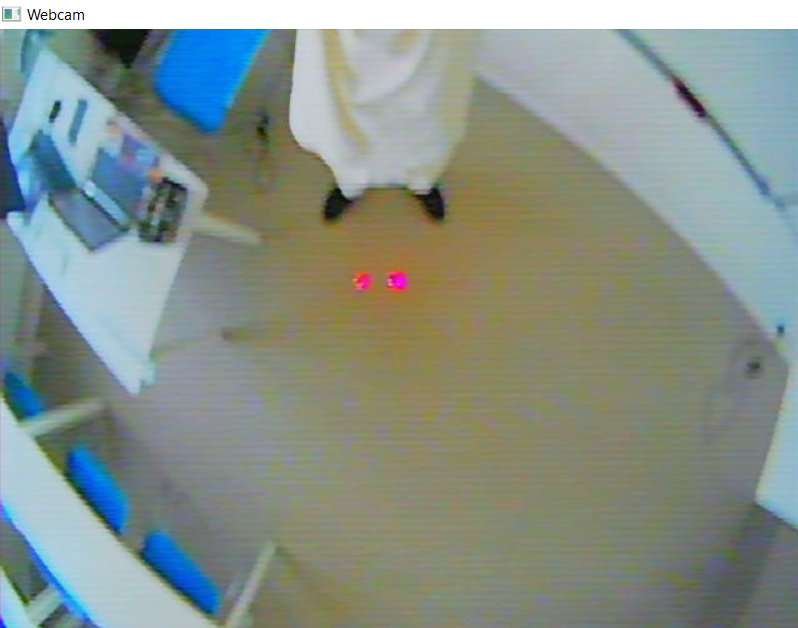
#> input picture Python_test_version/Test_picture/laser_3.PNG, 798 x 628 px, found by its file name
$ python pointlaser_detection.py
#> lines starting #> are read from the running program, lines starting #| are printed output that depends on the picture; after the words box and inside, x2 and y2 are one past the last pixel; in counts of white or black regions, pixels touching at a corner belong together; long printed decimals are rounded
import cv2
import numpy as np

# Load the image
image = cv2.imread("Test_picture/laser_3.png")
#> image is the input picture: shape (628, 798, 3); mean B, G, R 138.2, 145.7, 134.8
if image is None:
    print("Error: Image not found.")
    exit()

# Apply Gaussian blur to the image
image = cv2.GaussianBlur(image, (25, 25), 0)
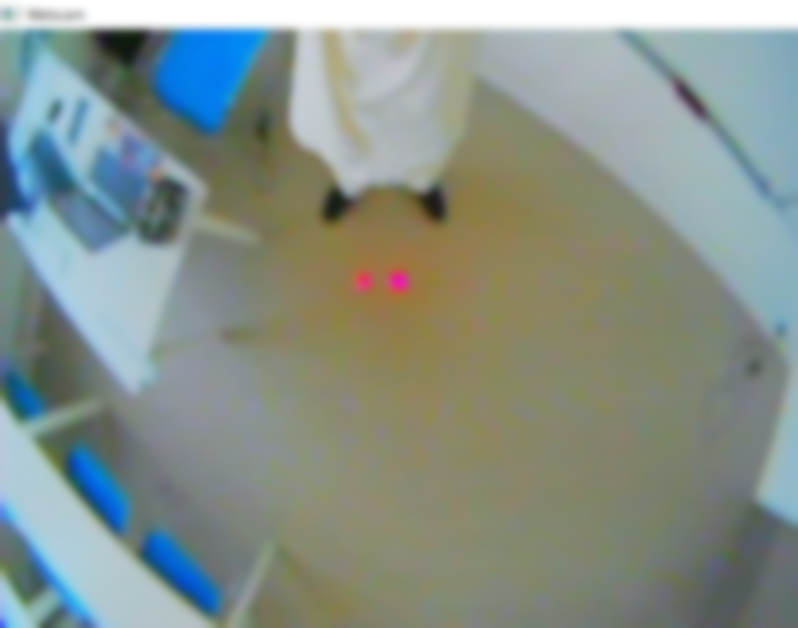
#> image: shape (628, 798, 3); mean B, G, R 138.2, 145.7, 134.8
#cv2.imshow("Blurred", blurred)

# Convert the image to the HSV color space
hsv = cv2.cvtColor(image, cv2.COLOR_BGR2HSV)
#> hsv: shape (628, 798, 3); mean H, S, V 61.5, 54.6, 154

# Définition des bornes de couleur pour le rouge -> Laser rouge
lower_red = np.array([0, 50, 50])
upper_red = np.array([10, 255, 255])
lower_red2 = np.array([170, 50, 50])
upper_red2 = np.array([180, 255, 255])

# Masquage de l'image pour ne garder que les pixels rouges
mask = cv2.inRange(hsv, lower_red, upper_red)
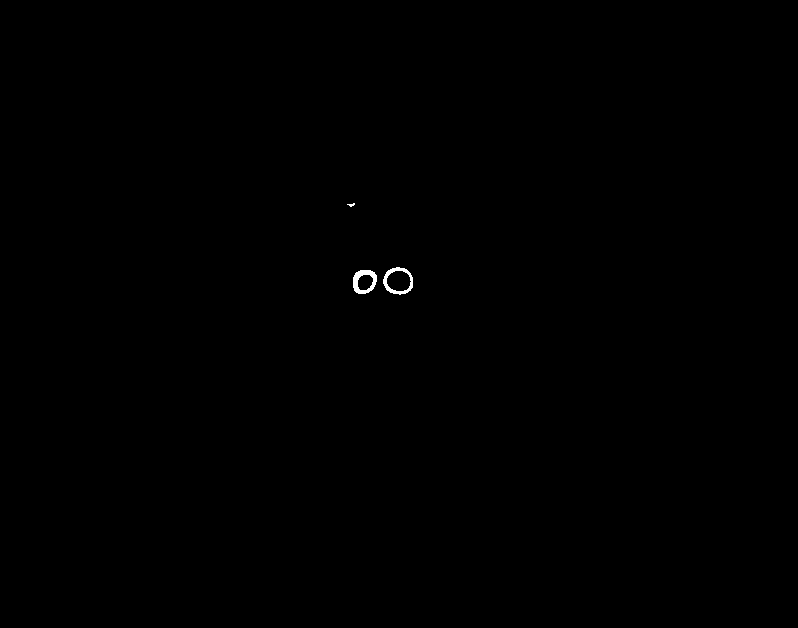
#> mask: shape (628, 798); 0.12% white; 3 white regions (1 under 20 px), largest, box (x1, y1, x2, y2) and area: (353, 270, 377, 294) 298, (383, 267, 413, 295) 278
mask2 = cv2.inRange(hsv, lower_red2, upper_red2)
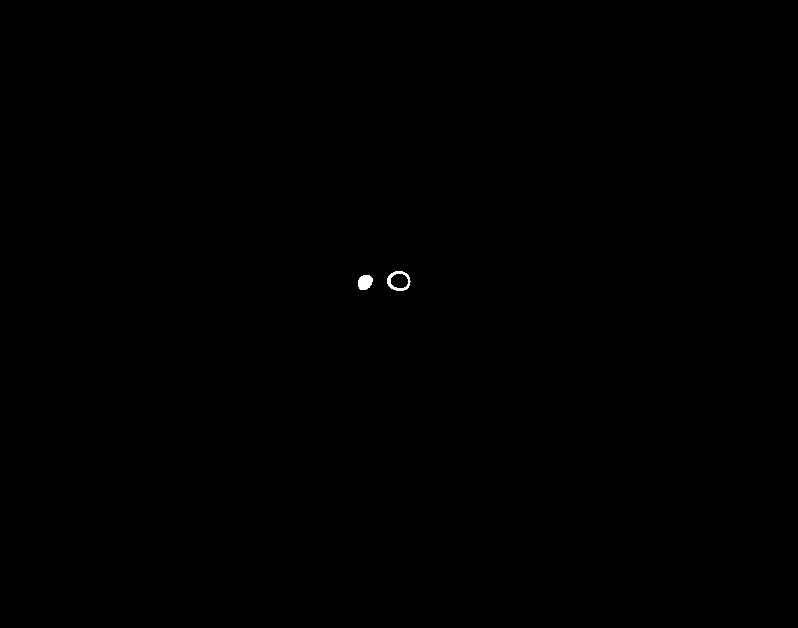
#> mask2: shape (628, 798); 0.07% white; 2 white regions, box (x1, y1, x2, y2) and area: (387, 271, 411, 291) 183, (358, 275, 373, 290) 181
mask = cv2.bitwise_or(mask, mask2)
#> mask: shape (628, 798); 0.19% white; 3 white regions (1 under 20 px), largest, box (x1, y1, x2, y2) and area: (353, 270, 377, 294) 479, (383, 267, 413, 295) 461
cv2.imshow("Mask", mask)

# Application d'une morphologie pour éliminer les petits artefacts
kernel = np.ones((5,5),np.uint8)
mask = cv2.morphologyEx(mask, cv2.MORPH_OPEN, kernel)
#> mask: shape (628, 798); 0.18% white; 2 white regions

# Recherche des contours dans l'image
contours, _ = cv2.findContours(mask, cv2.RETR_EXTERNAL, cv2.CHAIN_APPROX_SIMPLE)
#> contours = 2 contours; box (x1, y1, x2, y2) and area: (353, 270, 377, 294) 442, (383, 268, 413, 294) 365

# Initialisation d'une liste pour stocker les centres des cercles rouges
centers = []

# Parcours des contours et recherche des cercles rouges
for contour in contours:
    #Calcul du rayon du cerle
    (center, radius) = cv2.minEnclosingCircle(contour)
    print('Center coutour:', center)
    print('Rayon: ',radius)
    # Calcul du centre du contour
    M = cv2.moments(contour)
    if M['m00'] != 0:
        cx = int(M['m10'] / M['m00'])
        cy = int(M['m01'] / M['m00'])
        # Stockage des coordonnées du centre
        centers.append((cx, cy))
#> this loop made 2 passes
#> (center, radius, cx, cy) on passes 1 to 2: ((364.5, 281.5), 13.47, 364, 281), ((398, 281.3), 15.15, 396, 281)
#| Center coutour: (364.474, 281.526)
#| Rayon:  13.472
#| Center coutour: (397.976, 281.275)
#| Rayon:  15.148
#> after the loop, centers = [(364, 281), (396, 281)]
print('Recap des cercles trouves:',centers)
#| Recap des cercles trouves: [(364, 281), (396, 281)]
# Vérification que deux cercles rouges ont été détectés
if len(centers) >= 2:
    #Traitement des coordonnées des cercles (Deduction de la distance)
    distance=np.sqrt(((centers[1][0]-centers[0][0]))**2+((centers[1][1]-centers[0][1]))**2)
#> distance = 32
    print('Center :',centers,' Distance =', distance)
#| Center : [(364, 281), (396, 281)]  Distance = 32.0
    # Dessin des cercles sur l'image d'origine et affichage des coordonnées
    for i, center in enumerate(centers):
        cv2.circle(image, center, 5, (0, 0, 255), -1)
        cv2.putText(image, f'{i+1} : ({center[0]}, {center[1]})', (center[0]-50, center[1]+30), cv2.FONT_HERSHEY_SIMPLEX, 0.5, (0, 0, 0), 1)
#> this loop made 2 passes
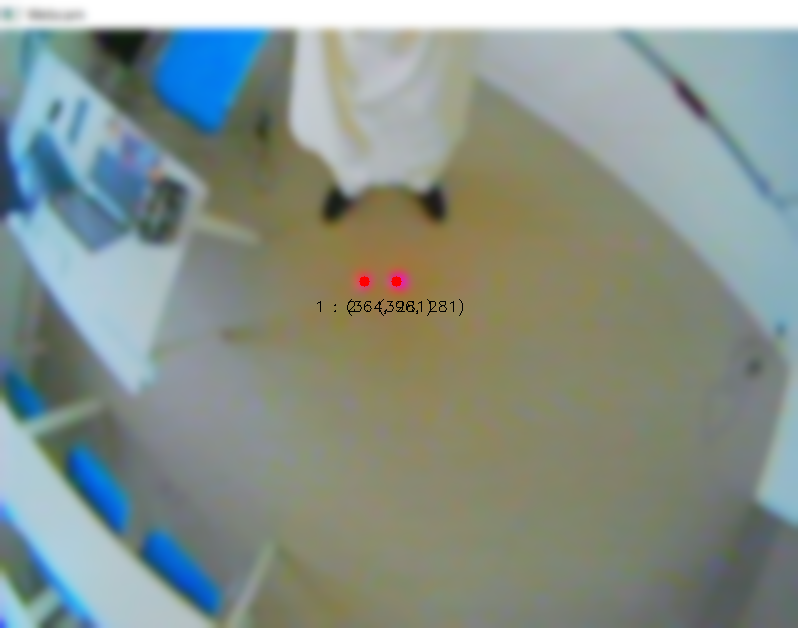
#> image: shape (628, 798, 3); 0.11% of pixels changed, all inside (x1, y1, x2, y2) = (317, 276, 463, 316)
    # Affichage de l'image avec les cercles et les coordonnées détectés
    cv2.putText(image, 'distance : {}'.format(distance),(150,250), cv2.FONT_HERSHEY_SIMPLEX, 0.5, (0, 0, 0), 1)
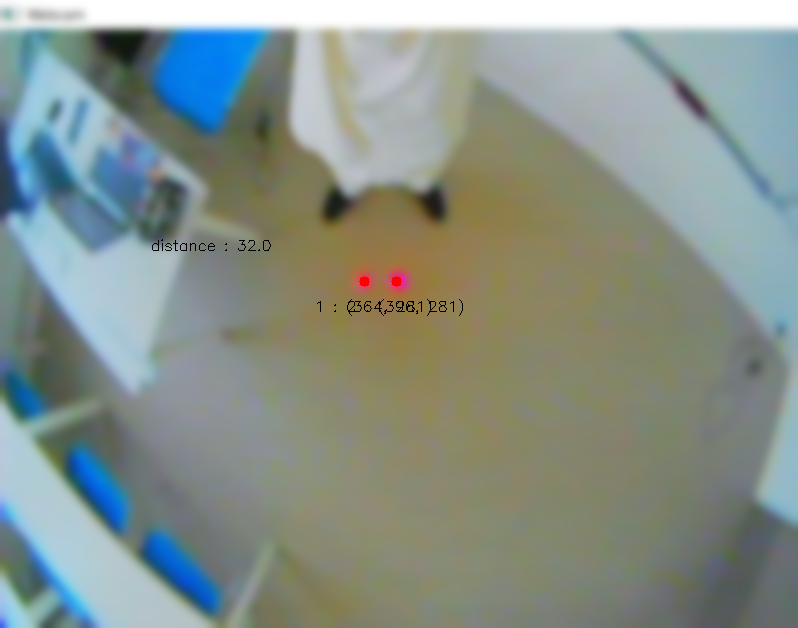
#> image: shape (628, 798, 3); 0.05% of pixels changed, all inside (x1, y1, x2, y2) = (152, 239, 271, 251)
    cv2.imshow('image', image)
    cv2.waitKey(0)
else:
    print('Deux cercles rouges n\'ont pas été détectés.')
    cv2.waitKey(0)
cv2.destroyAllWindows()

$ run again, with Python_test_version/Test_picture/laser_1.PNG copied over Python_test_version/Test_picture/laser_3.PNG
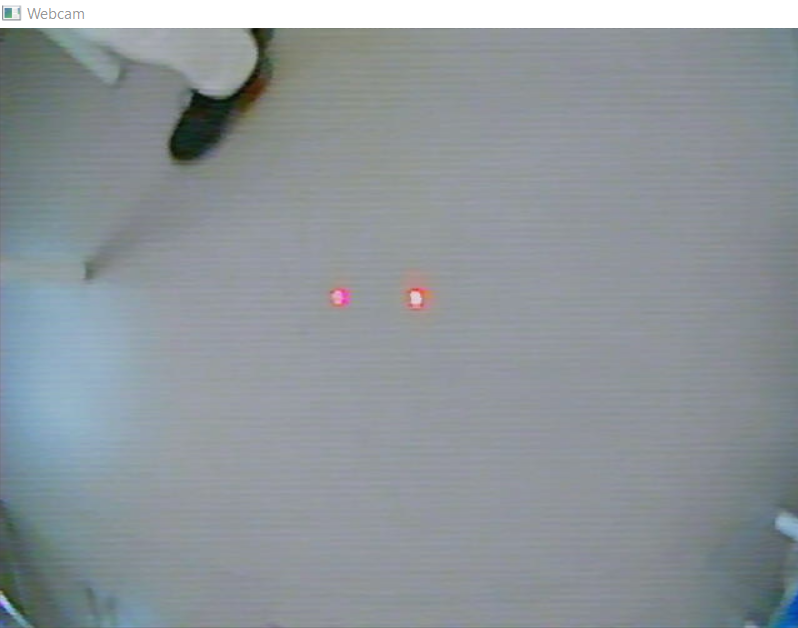
#> input picture Python_test_version/Test_picture/laser_1.PNG, 798 x 628 px, found by its file name
#> image is the input picture: shape (628, 798, 3); mean B, G, R 154.4, 149.6, 142.4
#> hsv: shape (628, 798, 3); mean H, S, V 96.6, 22.6, 155.2
#> mask2: shape (628, 798); 0.08% white; 4 white regions (2 under 20 px), largest, box (x1, y1, x2, y2) and area: (408, 294, 430, 311) 194, (331, 285, 348, 309) 171
#> contours = 2 contours; box (x1, y1, x2, y2) and area: (405, 281, 434, 311) 635, (331, 292, 340, 307) 73
#> the loop `for contour in contours:` made 2 passes
#> (center, radius, cx, cy) on passes 1 to 2: ((335, 299), 8.06, 334, 299), ((418, 295.5), 15.25, 418, 295)
#> (printed output is left out)
#> after the loop `for contour in contours:`: centers = [(334, 299), (418, 295)]
#| Recap des cercles trouves: [(334, 299), (418, 295)]
#> distance = 84.1
#| Center : [(334, 299), (418, 295)]  Distance = 84.095
#> the loop `for i, center in enumerate(centers):` made 2 passes
#> after the loop `for i, center in enumerate(centers):`:
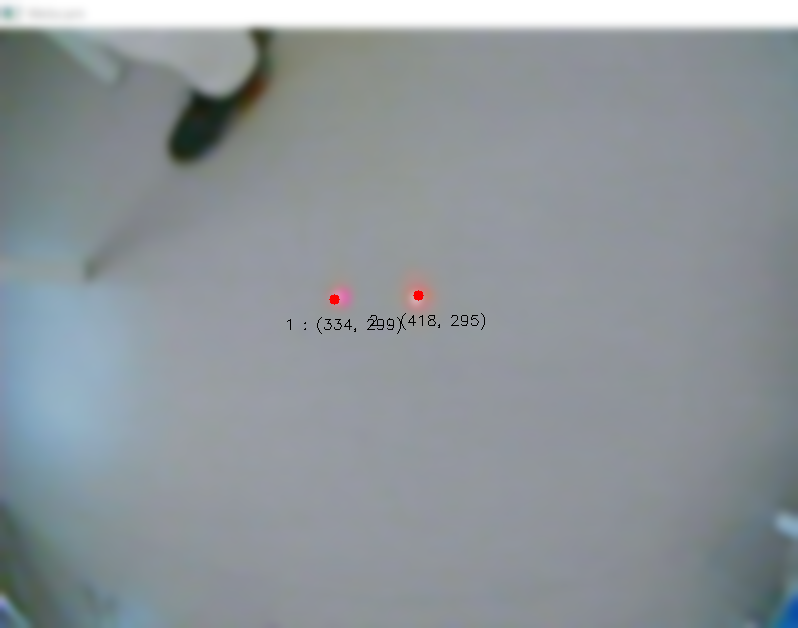
#> image: shape (628, 798, 3); mean B, G, R 154.2, 149.4, 142.3
#> `cv2.putText(image, 'distance : {}'.format(distance),(150,250), cv2.FON..`:
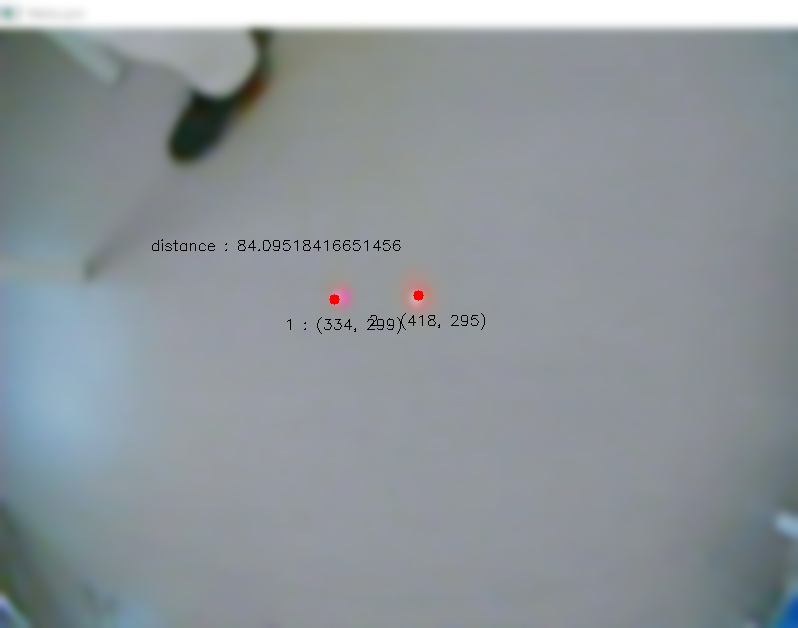
#> image: shape (628, 798, 3); 0.11% of pixels changed, all inside (x1, y1, x2, y2) = (152, 239, 401, 251)

$ run again, with Python_test_version/Test_picture/laser_2.PNG copied over Python_test_version/Test_picture/laser_3.PNG
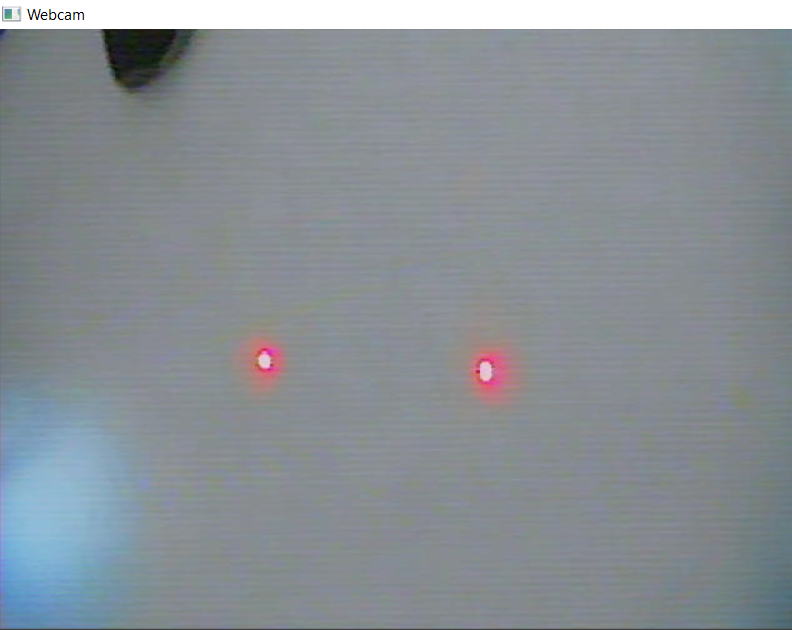
#> input picture Python_test_version/Test_picture/laser_2.PNG, 792 x 630 px, found by its file name
#> image is the input picture: shape (630, 792, 3); mean B, G, R 149.7, 144.1, 137.5
#> hsv: shape (630, 792, 3); mean H, S, V 97.8, 22.7, 150.5
#> mask2: shape (630, 792); 0.58% white; 2 white regions, box (x1, y1, x2, y2) and area: (467, 347, 518, 404) 1980, (257, 340, 287, 385) 910
#> `mask = cv2.bitwise_or(mask, mask2)`:
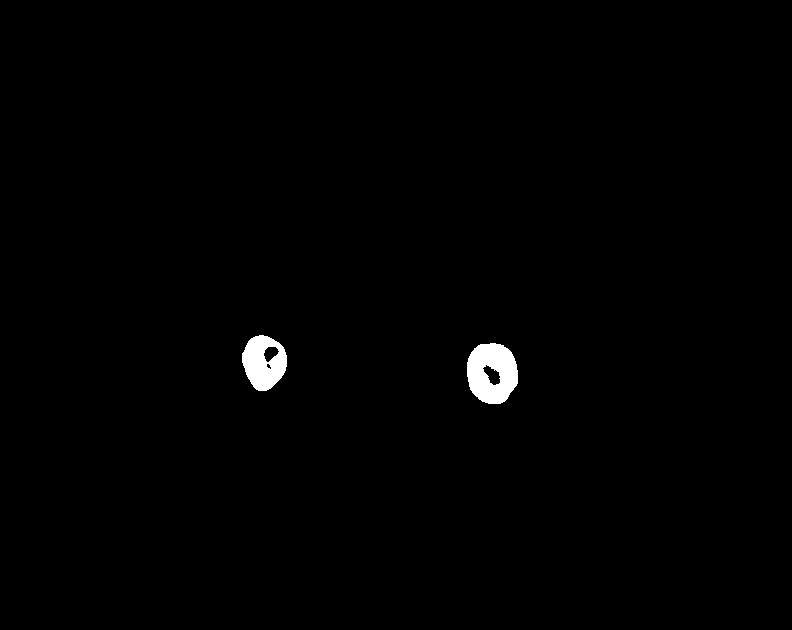
#> mask: shape (630, 792); 0.81% white; 2 white regions, box (x1, y1, x2, y2) and area: (467, 343, 518, 404) 2322, (242, 335, 287, 391) 1733
#> contours = 2 contours; box (x1, y1, x2, y2) and area: (467, 343, 518, 404) 2426, (242, 335, 287, 391) 1812
#> the loop `for contour in contours:` made 2 passes
#> (center, radius, cx, cy) on passes 1 to 2: ((490.2, 373.4), 31.15, 491, 372), ((262, 362.6), 27.73, 263, 361)
#> (printed output is left out)
#> after the loop `for contour in contours:`: centers = [(491, 372), (263, 361)]
#| Recap des cercles trouves: [(491, 372), (263, 361)]
#> distance = 228.3
#| Center : [(491, 372), (263, 361)]  Distance = 228.265
#> the loop `for i, center in enumerate(centers):` made 2 passes
#> `cv2.putText(image, 'distance : {}'.format(distance),(150,250), cv2.FON..`:
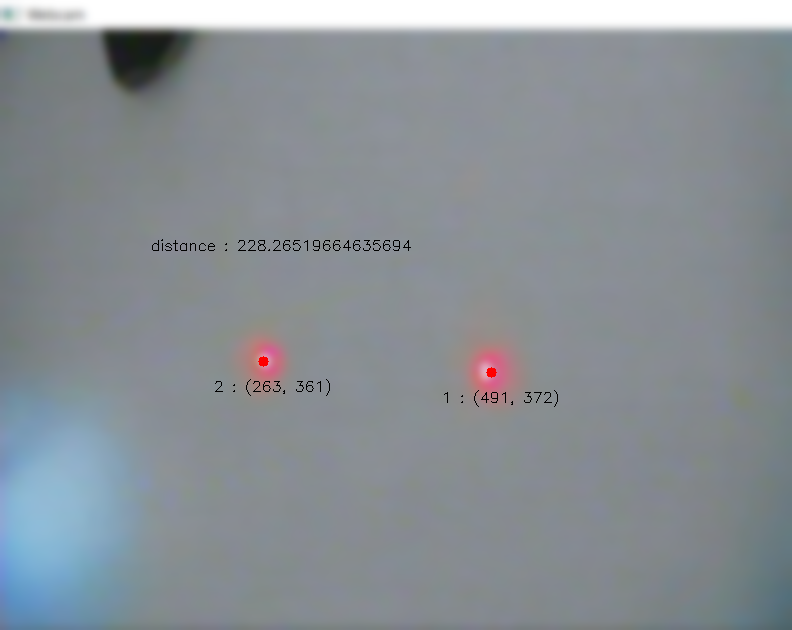
#> image: shape (630, 792, 3); mean B, G, R 149.4, 143.9, 137.3
